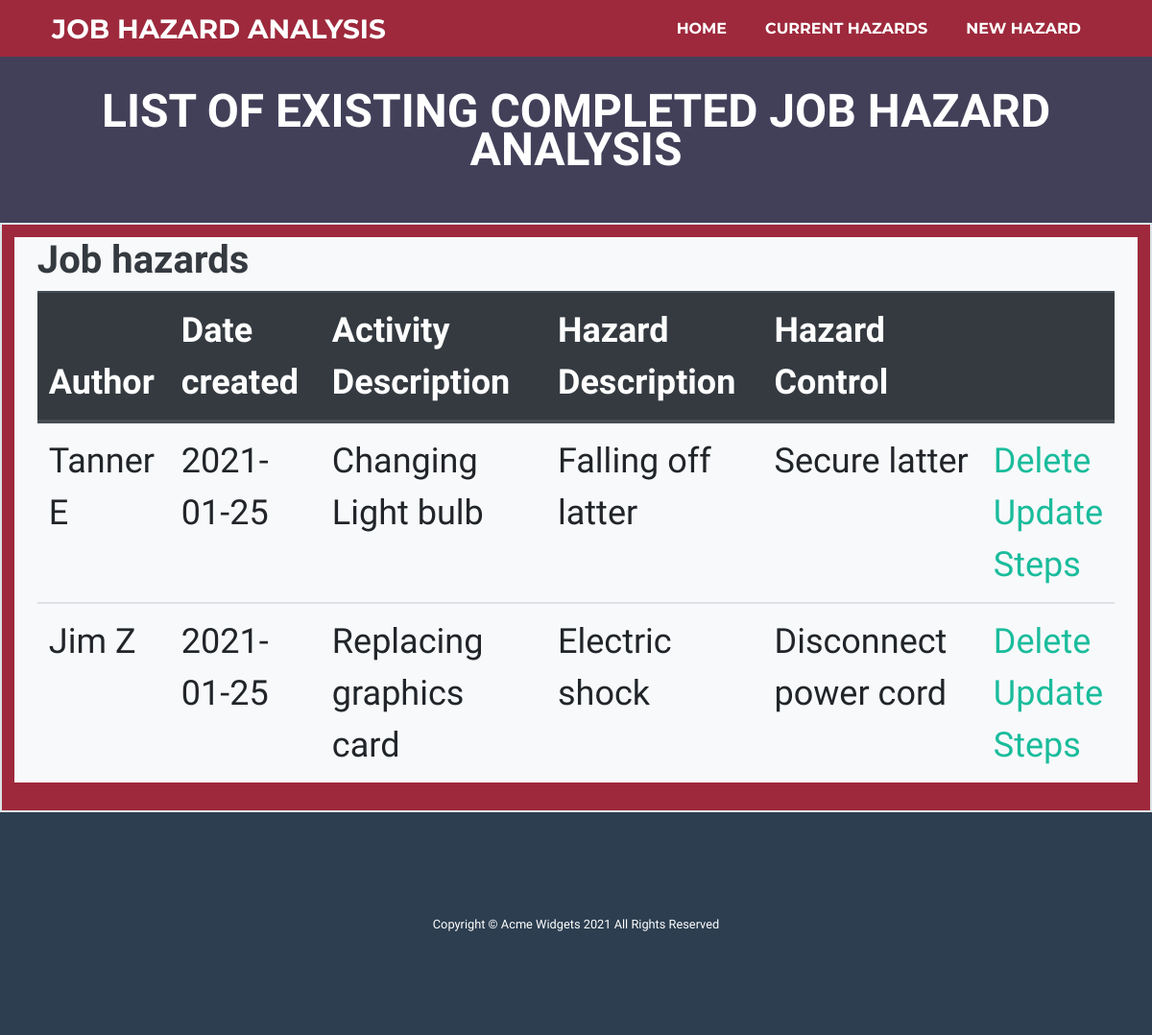
/hazardList, run on the app's committed database.
### app.py (models this page shows, shortened)
class Jha(db.Model): #replace nullable = false on last few fields
    JHAid = db.Column(db.Integer, primary_key=True)
    author = db.Column(db.String(50))
    date_created = db.Column(db.DateTime, default=datetime.utcnow)
    activityDescription = db.Column(db.String(200))
    hazardDescription = db.Column(db.String(200))
    hazardControl = db.Column(db.String(200))
    steps = db.relationship('Step', backref='jha_step')

### app.py (the view)
@app.route('/hazardList', methods=['POST', 'GET'])# creates route to list of Hazards
def hazardL():
    jha = Jha.query.order_by(Jha.date_created).all()
    return render_template('hazards.html', jha=jha)

### templates/hazards.html (shortened to what this page needs)
{% extends 'base.html' %}
{% block body %}
    <h2 class="page-section-heading text-center text-uppercase text-white">List of existing completed Job Hazard Analysis </h2>
{% endblock %}
{% block body1 %}
    <div class="container-fluid wrapper bg-light">
        <h1 class="text-dark">Job hazards</h1>
        {% if jha|length < 1 %}
                <h4>No Job Hazards. Please select New Hazard </h4>
        {% else %}
            <table class ="table">
                <thead class="thead-dark">
                <tr>
                    <th scope="col">Author </th>
                    <th scope="col">Date created </th>
                    <th scope="col">Activity Description</th>
                    <th scope="col">Hazard Description</th>
                    <th scope="col">Hazard Control</th>
                    <th scope="col"></th>
                </tr>
                </thead>
                {% for jha in jha %}
                <tr>
                    <td>{{ jha.author }}</td>
                    <td>{{ jha.date_created.date() }}</td>
                    <td>{{ jha.activityDescription }}</td>
                    <td>{{ jha.hazardDescription }}</td>
                    <td>{{ jha.hazardControl }}</td>
                    <td>
                        <a href="/delete/{{jha.JHAid}}">Delete</a>
                        <br>
                        <a href="/update/{{jha.JHAid}}">Update</a>
                        <br>
                        <a href="/steps/{{jha.JHAid}}">Steps</a>
                    </td>
                </tr>
                {% endfor %}
            </table>
        {% endif %}
    </div>
{% endblock %}

### data on the page
Jha: author "Tanner E", date_created "2021-01-25", activityDescription "Changing Light bulb", hazardDescription "Falling off latter", hazardControl "Secure latter"
Jha: author "Jim Z", date_created "2021-01-25", activityDescription "Replacing graphics card", hazardDescription "Electric shock", hazardControl "Disconnect power cord"
